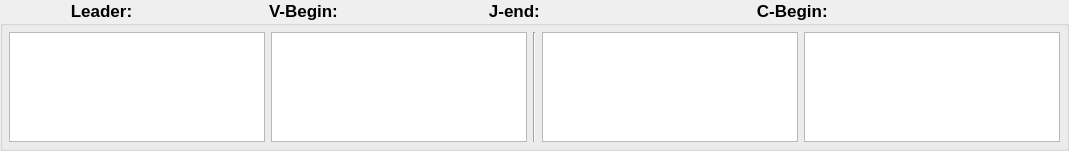
                <widget class="QGroupBox" name="groupBox_9">
                 <property name="minimumSize">
                  <size>
                   <width>0</width>
                   <height>60</height>
                  </size>
                 </property>
                 <property name="font">
                  <font>
                   <family>Lucida Grande</family>
                   <pointsize>13</pointsize>
                   <weight>75</weight>
                   <bold>true</bold>
                  </font>
                 </property>
                 <property name="cursor">
                  <cursorShape>ArrowCursor</cursorShape>
                 </property>
                 <property name="title">
                  <string>               Leader:                             V-Begin:                                J-end:                                              C-Begin:  </string>
                 </property>
                 <layout class="QHBoxLayout" name="horizontalLayout_6">
                  <property name="leftMargin">
                   <number>6</number>
                  </property>
                  <property name="topMargin">
                   <number>6</number>
                  </property>
                  <property name="rightMargin">
                   <number>6</number>
                  </property>
                  <property name="bottomMargin">
                   <number>6</number>
                  </property>
                  <item>
                   <widget class="QTextEdit" name="txtEditLeader_1">
                    <property name="maximumSize">
                     <size>
                      <width>16777215</width>
                      <height>110</height>
                     </size>
                    </property>
                    <property name="font">
                     <font>
                      <family>Courier New</family>
                      <pointsize>13</pointsize>
                      <weight>75</weight>
                      <bold>true</bold>
                     </font>
                    </property>
                   </widget>
                  </item>
                  <item>
                   <widget class="QTextEdit" name="txtEditVbeg_1">
                    <property name="maximumSize">
                     <size>
                      <width>16777215</width>
                      <height>110</height>
                     </size>
                    </property>
                    <property name="font">
                     <font>
                      <family>Courier New</family>
                      <pointsize>13</pointsize>
                      <weight>75</weight>
                      <bold>true</bold>
                     </font>
                    </property>
                   </widget>
                  </item>
                  <item>
                   <widget class="Line" name="line_7">
                    <property name="orientation">
                     <enum>Qt::Vertical</enum>
                    </property>
                   </widget>
                  </item>
                  <item>
                   <widget class="QTextEdit" name="txtEditJend_1">
                    <property name="maximumSize">
                     <size>
                      <width>16777215</width>
                      <height>110</height>
                     </size>
                    </property>
                    <property name="font">
                     <font>
                      <family>Courier New</family>
                      <pointsize>13</pointsize>
                      <weight>75</weight>
                      <bold>true</bold>
                     </font>
                    </property>
                   </widget>
                  </item>
                  <item>
                   <widget class="QTextEdit" name="txtEditCend_1">
                    <property name="maximumSize">
                     <size>
                      <width>16777215</width>
                      <height>110</height>
                     </size>
                    </property>
                    <property name="font">
                     <font>
                      <family>Courier New</family>
                      <pointsize>13</pointsize>
                      <weight>75</weight>
                      <bold>true</bold>
                     </font>
                    </property>
                   </widget>
                  </item>
                 </layout>
                </widget>
